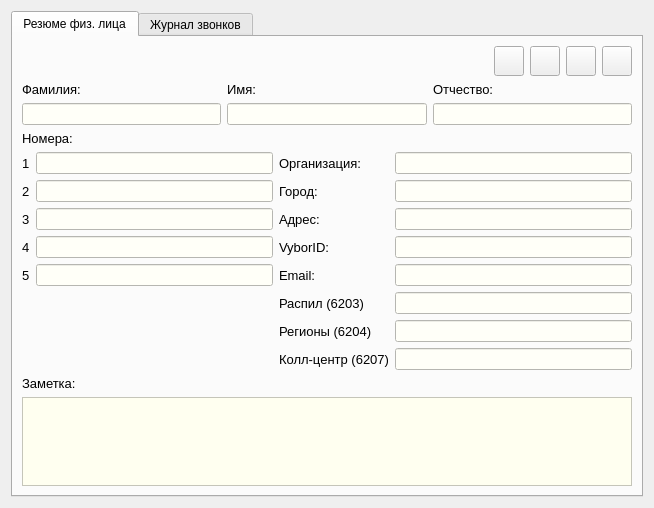
<?xml version="1.0" encoding="UTF-8"?>
<ui version="4.0">
 <class>ViewContactDialog</class>
 <widget class="QDialog" name="ViewContactDialog">
  <property name="geometry">
   <rect>
    <x>0</x>
    <y>0</y>
    <width>654</width>
    <height>508</height>
   </rect>
  </property>
  <property name="minimumSize">
   <size>
    <width>0</width>
    <height>0</height>
   </size>
  </property>
  <property name="maximumSize">
   <size>
    <width>16777215</width>
    <height>16777215</height>
   </size>
  </property>
  <property name="windowTitle">
   <string>Резюме физ. лица</string>
  </property>
  <property name="windowIcon">
   <iconset resource="images.qrc">
    <normaloff>:/images/outcall-logo.png</normaloff>:/images/outcall-logo.png</iconset>
  </property>
  <property name="styleSheet">
   <string notr="true"/>
  </property>
  <layout class="QGridLayout" name="gridLayout_8">
   <item row="0" column="0">
    <widget class="QTabWidget" name="tabWidget_2">
     <property name="currentIndex">
      <number>0</number>
     </property>
     <widget class="QWidget" name="tab">
      <attribute name="title">
       <string>Резюме физ. лица</string>
      </attribute>
      <layout class="QGridLayout" name="gridLayout_11">
       <item row="0" column="0">
        <layout class="QGridLayout" name="gridLayout_5">
         <item row="0" column="0">
          <layout class="QGridLayout" name="gridLayout">
           <item row="0" column="0">
            <spacer name="horizontalSpacer_2">
             <property name="orientation">
              <enum>Qt::Horizontal</enum>
             </property>
             <property name="sizeHint" stdset="0">
              <size>
               <width>40</width>
               <height>20</height>
              </size>
             </property>
            </spacer>
           </item>
           <item row="0" column="2">
            <widget class="QPushButton" name="openAccessButton">
             <property name="minimumSize">
              <size>
               <width>30</width>
               <height>30</height>
              </size>
             </property>
             <property name="maximumSize">
              <size>
               <width>30</width>
               <height>30</height>
              </size>
             </property>
             <property name="toolTip">
              <string>Заказы</string>
             </property>
             <property name="text">
              <string/>
             </property>
             <property name="icon">
              <iconset resource="images.qrc">
               <normaloff>:/images/orders.png</normaloff>:/images/orders.png</iconset>
             </property>
             <property name="iconSize">
              <size>
               <width>27</width>
               <height>27</height>
              </size>
             </property>
             <property name="autoDefault">
              <bool>false</bool>
             </property>
             <property name="default">
              <bool>false</bool>
             </property>
            </widget>
           </item>
           <item row="0" column="5">
            <widget class="QPushButton" name="editButton">
             <property name="minimumSize">
              <size>
               <width>30</width>
               <height>30</height>
              </size>
             </property>
             <property name="maximumSize">
              <size>
               <width>30</width>
               <height>30</height>
              </size>
             </property>
             <property name="focusPolicy">
              <enum>Qt::StrongFocus</enum>
             </property>
             <property name="toolTip">
              <string>Редактировать контакт</string>
             </property>
             <property name="text">
              <string/>
             </property>
             <property name="icon">
              <iconset resource="images.qrc">
               <normaloff>:/images/edit.png</normaloff>:/images/edit.png</iconset>
             </property>
             <property name="iconSize">
              <size>
               <width>27</width>
               <height>27</height>
              </size>
             </property>
             <property name="autoDefault">
              <bool>false</bool>
             </property>
             <property name="default">
              <bool>false</bool>
             </property>
            </widget>
           </item>
           <item row="0" column="3">
            <widget class="QPushButton" name="addReminderButton">
             <property name="minimumSize">
              <size>
               <width>30</width>
               <height>30</height>
              </size>
             </property>
             <property name="maximumSize">
              <size>
               <width>30</width>
               <height>30</height>
              </size>
             </property>
             <property name="focusPolicy">
              <enum>Qt::StrongFocus</enum>
             </property>
             <property name="toolTip">
              <string>Добавить напоминание</string>
             </property>
             <property name="text">
              <string/>
             </property>
             <property name="icon">
              <iconset resource="images.qrc">
               <normaloff>:/images/reminders.png</normaloff>:/images/reminders.png</iconset>
             </property>
             <property name="iconSize">
              <size>
               <width>27</width>
               <height>27</height>
              </size>
             </property>
             <property name="autoDefault">
              <bool>false</bool>
             </property>
            </widget>
           </item>
           <item row="0" column="1">
            <widget class="QPushButton" name="callButton">
             <property name="minimumSize">
              <size>
               <width>30</width>
               <height>30</height>
              </size>
             </property>
             <property name="maximumSize">
              <size>
               <width>30</width>
               <height>30</height>
              </size>
             </property>
             <property name="focusPolicy">
              <enum>Qt::StrongFocus</enum>
             </property>
             <property name="toolTip">
              <string>Позвонить</string>
             </property>
             <property name="text">
              <string/>
             </property>
             <property name="icon">
              <iconset resource="images.qrc">
               <normaloff>:/images/makeCall.png</normaloff>:/images/makeCall.png</iconset>
             </property>
             <property name="iconSize">
              <size>
               <width>27</width>
               <height>27</height>
              </size>
             </property>
             <property name="autoDefault">
              <bool>false</bool>
             </property>
            </widget>
           </item>
          </layout>
         </item>
         <item row="1" column="0">
          <layout class="QGridLayout" name="gridLayout_3">
           <item row="0" column="0">
            <widget class="QLabel" name="label_2">
             <property name="font">
              <font>
               <pointsize>10</pointsize>
              </font>
             </property>
             <property name="text">
              <string>Фамилия:</string>
             </property>
             <property name="alignment">
              <set>Qt::AlignBottom|Qt::AlignLeading|Qt::AlignLeft</set>
             </property>
            </widget>
           </item>
           <item row="0" column="1">
            <widget class="QLabel" name="label_3">
             <property name="font">
              <font>
               <pointsize>10</pointsize>
              </font>
             </property>
             <property name="text">
              <string>Имя:</string>
             </property>
             <property name="alignment">
              <set>Qt::AlignBottom|Qt::AlignLeading|Qt::AlignLeft</set>
             </property>
            </widget>
           </item>
           <item row="0" column="2">
            <widget class="QLabel" name="label_4">
             <property name="font">
              <font>
               <pointsize>10</pointsize>
              </font>
             </property>
             <property name="text">
              <string>Отчество:</string>
             </property>
            </widget>
           </item>
           <item row="1" column="0">
            <widget class="QLineEdit" name="lastName">
             <property name="enabled">
              <bool>true</bool>
             </property>
             <property name="minimumSize">
              <size>
               <width>160</width>
               <height>0</height>
              </size>
             </property>
             <property name="styleSheet">
              <string notr="true">*{
background-color: #fffff8;
}</string>
             </property>
             <property name="inputMethodHints">
              <set>Qt::ImhNone</set>
             </property>
             <property name="readOnly">
              <bool>true</bool>
             </property>
            </widget>
           </item>
           <item row="1" column="1">
            <widget class="QLineEdit" name="firstName">
             <property name="minimumSize">
              <size>
               <width>160</width>
               <height>0</height>
              </size>
             </property>
             <property name="styleSheet">
              <string notr="true">*{
background-color: #fffff8;
}</string>
             </property>
             <property name="readOnly">
              <bool>true</bool>
             </property>
            </widget>
           </item>
           <item row="1" column="2">
            <widget class="QLineEdit" name="patronymic">
             <property name="minimumSize">
              <size>
               <width>160</width>
               <height>0</height>
              </size>
             </property>
             <property name="styleSheet">
              <string notr="true">*{
background-color: #fffff8;
}</string>
             </property>
             <property name="readOnly">
              <bool>true</bool>
             </property>
            </widget>
           </item>
          </layout>
         </item>
        </layout>
       </item>
       <item row="1" column="0">
        <layout class="QGridLayout" name="gridLayout_6">
         <item row="8" column="4">
          <widget class="QLineEdit" name="group_6207">
           <property name="styleSheet">
            <string notr="true">*{
background-color: #fffff8;
}</string>
           </property>
           <property name="readOnly">
            <bool>true</bool>
           </property>
          </widget>
         </item>
         <item row="7" column="4">
          <widget class="QLineEdit" name="group_6204">
           <property name="styleSheet">
            <string notr="true">*{
background-color: #fffff8;
}</string>
           </property>
           <property name="readOnly">
            <bool>true</bool>
           </property>
          </widget>
         </item>
         <item row="6" column="3">
          <widget class="QLabel" name="label_16">
           <property name="font">
            <font>
             <pointsize>10</pointsize>
            </font>
           </property>
           <property name="text">
            <string>Распил (6203)</string>
           </property>
          </widget>
         </item>
         <item row="7" column="3">
          <widget class="QLabel" name="label_20">
           <property name="font">
            <font>
             <pointsize>10</pointsize>
            </font>
           </property>
           <property name="text">
            <string>Регионы (6204)</string>
           </property>
          </widget>
         </item>
         <item row="8" column="3">
          <widget class="QLabel" name="label_21">
           <property name="font">
            <font>
             <pointsize>10</pointsize>
            </font>
           </property>
           <property name="text">
            <string>Колл-центр (6207)</string>
           </property>
          </widget>
         </item>
         <item row="3" column="1">
          <widget class="QLineEdit" name="thirdNumber">
           <property name="styleSheet">
            <string notr="true">*{
background-color: #fffff8;
}</string>
           </property>
           <property name="readOnly">
            <bool>true</bool>
           </property>
          </widget>
         </item>
         <item row="4" column="1">
          <widget class="QLineEdit" name="fourthNumber">
           <property name="styleSheet">
            <string notr="true">*{
background-color: #fffff8;
}</string>
           </property>
           <property name="readOnly">
            <bool>true</bool>
           </property>
          </widget>
         </item>
         <item row="2" column="3">
          <widget class="QLabel" name="label_9">
           <property name="font">
            <font>
             <pointsize>10</pointsize>
            </font>
           </property>
           <property name="text">
            <string>Город:</string>
           </property>
          </widget>
         </item>
         <item row="4" column="0">
          <widget class="QLabel" name="label_18">
           <property name="font">
            <font>
             <pointsize>10</pointsize>
            </font>
           </property>
           <property name="text">
            <string>4</string>
           </property>
          </widget>
         </item>
         <item row="5" column="0">
          <widget class="QLabel" name="label_19">
           <property name="font">
            <font>
             <pointsize>10</pointsize>
            </font>
           </property>
           <property name="text">
            <string>5</string>
           </property>
          </widget>
         </item>
         <item row="3" column="4">
          <widget class="QLineEdit" name="address">
           <property name="styleSheet">
            <string notr="true">*{
background-color: #fffff8;
}</string>
           </property>
           <property name="readOnly">
            <bool>true</bool>
           </property>
          </widget>
         </item>
         <item row="2" column="4">
          <widget class="QLineEdit" name="city">
           <property name="styleSheet">
            <string notr="true">*{
background-color: #fffff8;
}</string>
           </property>
           <property name="readOnly">
            <bool>true</bool>
           </property>
          </widget>
         </item>
         <item row="1" column="0">
          <widget class="QLabel" name="label_6">
           <property name="font">
            <font>
             <pointsize>10</pointsize>
            </font>
           </property>
           <property name="text">
            <string>1</string>
           </property>
          </widget>
         </item>
         <item row="4" column="4">
          <widget class="QLineEdit" name="vyborId">
           <property name="styleSheet">
            <string notr="true">*{
background-color: #fffff8;
}</string>
           </property>
           <property name="readOnly">
            <bool>true</bool>
           </property>
          </widget>
         </item>
         <item row="5" column="4">
          <widget class="QLineEdit" name="email">
           <property name="styleSheet">
            <string notr="true">*{
background-color: #fffff8;
}</string>
           </property>
           <property name="readOnly">
            <bool>true</bool>
           </property>
          </widget>
         </item>
         <item row="5" column="1">
          <widget class="QLineEdit" name="fifthNumber">
           <property name="styleSheet">
            <string notr="true">*{
background-color: #fffff8;
}</string>
           </property>
           <property name="readOnly">
            <bool>true</bool>
           </property>
          </widget>
         </item>
         <item row="5" column="3">
          <widget class="QLabel" name="label_12">
           <property name="font">
            <font>
             <pointsize>10</pointsize>
            </font>
           </property>
           <property name="text">
            <string>Email:</string>
           </property>
          </widget>
         </item>
         <item row="1" column="4">
          <widget class="QLineEdit" name="organization">
           <property name="styleSheet">
            <string notr="true">*{
background-color: #fffff8;
}</string>
           </property>
           <property name="readOnly">
            <bool>true</bool>
           </property>
          </widget>
         </item>
         <item row="2" column="0">
          <widget class="QLabel" name="label_7">
           <property name="font">
            <font>
             <pointsize>10</pointsize>
            </font>
           </property>
           <property name="text">
            <string>2</string>
           </property>
          </widget>
         </item>
         <item row="0" column="0" colspan="2">
          <widget class="QLabel" name="label_5">
           <property name="font">
            <font>
             <pointsize>10</pointsize>
            </font>
           </property>
           <property name="text">
            <string>Номера:</string>
           </property>
          </widget>
         </item>
         <item row="3" column="3">
          <widget class="QLabel" name="label_10">
           <property name="font">
            <font>
             <pointsize>10</pointsize>
            </font>
           </property>
           <property name="text">
            <string>Адрес:</string>
           </property>
          </widget>
         </item>
         <item row="2" column="1">
          <widget class="QLineEdit" name="secondNumber">
           <property name="styleSheet">
            <string notr="true">*{
background-color: #fffff8;
}</string>
           </property>
           <property name="readOnly">
            <bool>true</bool>
           </property>
          </widget>
         </item>
         <item row="1" column="3">
          <widget class="QLabel" name="label">
           <property name="font">
            <font>
             <pointsize>10</pointsize>
            </font>
           </property>
           <property name="text">
            <string>Организация:</string>
           </property>
          </widget>
         </item>
         <item row="4" column="3">
          <widget class="QLabel" name="label_11">
           <property name="font">
            <font>
             <pointsize>10</pointsize>
            </font>
           </property>
           <property name="text">
            <string>VyborID:</string>
           </property>
          </widget>
         </item>
         <item row="1" column="1">
          <widget class="QLineEdit" name="firstNumber">
           <property name="styleSheet">
            <string notr="true">*{
background-color: #fffff8;
}</string>
           </property>
           <property name="readOnly">
            <bool>true</bool>
           </property>
          </widget>
         </item>
         <item row="3" column="0">
          <widget class="QLabel" name="label_8">
           <property name="font">
            <font>
             <pointsize>10</pointsize>
            </font>
           </property>
           <property name="text">
            <string>3</string>
           </property>
          </widget>
         </item>
         <item row="6" column="4">
          <widget class="QLineEdit" name="group_6203">
           <property name="styleSheet">
            <string notr="true">*{
background-color: #fffff8;
}</string>
           </property>
           <property name="readOnly">
            <bool>true</bool>
           </property>
          </widget>
         </item>
        </layout>
       </item>
       <item row="2" column="0">
        <layout class="QGridLayout" name="gridLayout_7">
         <item row="0" column="0">
          <widget class="QLabel" name="label_17">
           <property name="font">
            <font>
             <pointsize>10</pointsize>
            </font>
           </property>
           <property name="text">
            <string>Заметка:</string>
           </property>
          </widget>
         </item>
         <item row="1" column="0" colspan="3">
          <widget class="QTextEdit" name="comment">
           <property name="focusPolicy">
            <enum>Qt::StrongFocus</enum>
           </property>
           <property name="styleSheet">
            <string notr="true">*{
background-color: #fffff0;
}</string>
           </property>
           <property name="locale">
            <locale language="Russian" country="Russia"/>
           </property>
           <property name="frameShadow">
            <enum>QFrame::Plain</enum>
           </property>
           <property name="tabChangesFocus">
            <bool>true</bool>
           </property>
           <property name="undoRedoEnabled">
            <bool>true</bool>
           </property>
           <property name="readOnly">
            <bool>true</bool>
           </property>
          </widget>
         </item>
        </layout>
       </item>
      </layout>
     </widget>
     <widget class="QWidget" name="tab_2">
      <attribute name="title">
       <string>Журнал звонков</string>
      </attribute>
      <layout class="QGridLayout" name="gridLayout_10">
       <item row="0" column="0">
        <layout class="QGridLayout" name="gridLayout_4">
         <item row="0" column="1">
          <widget class="QLabel" name="label_13">
           <property name="text">
            <string>Показать звонки за последние:</string>
           </property>
          </widget>
         </item>
         <item row="0" column="2">
          <widget class="QComboBox" name="comboBox_days">
           <item>
            <property name="text">
             <string>7</string>
            </property>
           </item>
           <item>
            <property name="text">
             <string>14</string>
            </property>
           </item>
           <item>
            <property name="text">
             <string>30</string>
            </property>
           </item>
          </widget>
         </item>
         <item row="0" column="0">
          <spacer name="horizontalSpacer">
           <property name="orientation">
            <enum>Qt::Horizontal</enum>
           </property>
           <property name="sizeHint" stdset="0">
            <size>
             <width>40</width>
             <height>20</height>
            </size>
           </property>
          </spacer>
         </item>
         <item row="0" column="3">
          <widget class="QLabel" name="label_14">
           <property name="text">
            <string> дней</string>
           </property>
          </widget>
         </item>
        </layout>
       </item>
       <item row="1" column="0">
        <widget class="QTabWidget" name="callsTabWidget">
         <property name="maximumSize">
          <size>
           <width>16777215</width>
           <height>21</height>
          </size>
         </property>
         <property name="currentIndex">
          <number>0</number>
         </property>
         <widget class="QWidget" name="allCalls">
          <attribute name="title">
           <string>Все звонки</string>
          </attribute>
         </widget>
         <widget class="QWidget" name="missedCalls">
          <attribute name="title">
           <string>Пропущенные</string>
          </attribute>
         </widget>
         <widget class="QWidget" name="answeredCalls">
          <attribute name="title">
           <string>Входящие</string>
          </attribute>
         </widget>
         <widget class="QWidget" name="placedCalls">
          <attribute name="title">
           <string>Исходящие</string>
          </attribute>
         </widget>
        </widget>
       </item>
       <item row="2" column="0">
        <widget class="QTableView" name="tableView">
         <property name="focusPolicy">
          <enum>Qt::NoFocus</enum>
         </property>
         <property name="styleSheet">
          <string notr="true">QTableView { selection-color: black; selection-background-color: #18B7FF; }</string>
         </property>
         <property name="selectionMode">
          <enum>QAbstractItemView::ExtendedSelection</enum>
         </property>
         <property name="selectionBehavior">
          <enum>QAbstractItemView::SelectRows</enum>
         </property>
        </widget>
       </item>
       <item row="3" column="0">
        <layout class="QGridLayout" name="gridLayout_9">
         <item row="0" column="0">
          <layout class="QHBoxLayout" name="horizontalLayout">
           <item>
            <widget class="QPushButton" name="previousStartButton">
             <property name="minimumSize">
              <size>
               <width>0</width>
               <height>27</height>
              </size>
             </property>
             <property name="maximumSize">
              <size>
               <width>40</width>
               <height>16777215</height>
              </size>
             </property>
             <property name="font">
              <font>
               <pointsize>11</pointsize>
              </font>
             </property>
             <property name="focusPolicy">
              <enum>Qt::StrongFocus</enum>
             </property>
             <property name="text">
              <string>◄◄</string>
             </property>
             <property name="autoDefault">
              <bool>false</bool>
             </property>
            </widget>
           </item>
           <item>
            <widget class="QPushButton" name="previousButton">
             <property name="minimumSize">
              <size>
               <width>0</width>
               <height>27</height>
              </size>
             </property>
             <property name="maximumSize">
              <size>
               <width>25</width>
               <height>16777215</height>
              </size>
             </property>
             <property name="font">
              <font>
               <pointsize>11</pointsize>
              </font>
             </property>
             <property name="focusPolicy">
              <enum>Qt::StrongFocus</enum>
             </property>
             <property name="text">
              <string>◄</string>
             </property>
             <property name="autoDefault">
              <bool>false</bool>
             </property>
            </widget>
           </item>
           <item>
            <widget class="QLineEdit" name="lineEdit_page">
             <property name="enabled">
              <bool>true</bool>
             </property>
             <property name="minimumSize">
              <size>
               <width>0</width>
               <height>27</height>
              </size>
             </property>
             <property name="maximumSize">
              <size>
               <width>40</width>
               <height>16777215</height>
              </size>
             </property>
             <property name="font">
              <font>
               <pointsize>10</pointsize>
              </font>
             </property>
             <property name="focusPolicy">
              <enum>Qt::StrongFocus</enum>
             </property>
             <property name="alignment">
              <set>Qt::AlignCenter</set>
             </property>
            </widget>
           </item>
           <item>
            <widget class="QLabel" name="label_pages">
             <property name="text">
              <string/>
             </property>
            </widget>
           </item>
           <item>
            <widget class="QPushButton" name="nextButton">
             <property name="minimumSize">
              <size>
               <width>0</width>
               <height>27</height>
              </size>
             </property>
             <property name="maximumSize">
              <size>
               <width>25</width>
               <height>16777215</height>
              </size>
             </property>
             <property name="font">
              <font>
               <pointsize>11</pointsize>
              </font>
             </property>
             <property name="focusPolicy">
              <enum>Qt::StrongFocus</enum>
             </property>
             <property name="text">
              <string>►</string>
             </property>
             <property name="autoDefault">
              <bool>false</bool>
             </property>
            </widget>
           </item>
           <item>
            <widget class="QPushButton" name="nextEndButton">
             <property name="minimumSize">
              <size>
               <width>0</width>
               <height>27</height>
              </size>
             </property>
             <property name="maximumSize">
              <size>
               <width>40</width>
               <height>16777215</height>
              </size>
             </property>
             <property name="font">
              <font>
               <pointsize>11</pointsize>
              </font>
             </property>
             <property name="focusPolicy">
              <enum>Qt::StrongFocus</enum>
             </property>
             <property name="text">
              <string>►►</string>
             </property>
             <property name="autoDefault">
              <bool>false</bool>
             </property>
            </widget>
           </item>
           <item>
            <widget class="QComboBox" name="comboBox_list">
             <item>
              <property name="text">
               <string>10</string>
              </property>
             </item>
            </widget>
           </item>
           <item>
            <spacer name="horizontalSpacer_4">
             <property name="orientation">
              <enum>Qt::Horizontal</enum>
             </property>
             <property name="sizeHint" stdset="0">
              <size>
               <width>40</width>
               <height>20</height>
              </size>
             </property>
            </spacer>
           </item>
          </layout>
         </item>
         <item row="0" column="2">
          <layout class="QGridLayout" name="gridLayout_2">
           <item row="0" column="0">
            <widget class="QPushButton" name="playAudio">
             <property name="minimumSize">
              <size>
               <width>27</width>
               <height>27</height>
              </size>
             </property>
             <property name="maximumSize">
              <size>
               <width>27</width>
               <height>27</height>
              </size>
             </property>
             <property name="font">
              <font>
               <pointsize>9</pointsize>
              </font>
             </property>
             <property name="contextMenuPolicy">
              <enum>Qt::DefaultContextMenu</enum>
             </property>
             <property name="toolTip">
              <string>Прослушать запись звонка</string>
             </property>
             <property name="text">
              <string/>
             </property>
             <property name="icon">
              <iconset resource="images.qrc">
               <normaloff>:/images/listeningToCallRecording.png</normaloff>:/images/listeningToCallRecording.png</iconset>
             </property>
             <property name="iconSize">
              <size>
               <width>21</width>
               <height>21</height>
              </size>
             </property>
             <property name="autoDefault">
              <bool>false</bool>
             </property>
            </widget>
           </item>
           <item row="0" column="1">
            <widget class="QPushButton" name="playAudioPhone">
             <property name="minimumSize">
              <size>
               <width>27</width>
               <height>27</height>
              </size>
             </property>
             <property name="maximumSize">
              <size>
               <width>27</width>
               <height>27</height>
              </size>
             </property>
             <property name="toolTip">
              <string>Прослушать запись звонка на телефоне</string>
             </property>
             <property name="text">
              <string/>
             </property>
             <property name="icon">
              <iconset resource="images.qrc">
               <normaloff>:/images/listeningToCallOnPhone.png</normaloff>:/images/listeningToCallOnPhone.png</iconset>
             </property>
             <property name="iconSize">
              <size>
               <width>23</width>
               <height>23</height>
              </size>
             </property>
             <property name="autoDefault">
              <bool>false</bool>
             </property>
            </widget>
           </item>
          </layout>
         </item>
         <item row="0" column="1">
          <spacer name="horizontalSpacer_3">
           <property name="orientation">
            <enum>Qt::Horizontal</enum>
           </property>
           <property name="sizeHint" stdset="0">
            <size>
             <width>40</width>
             <height>20</height>
            </size>
           </property>
          </spacer>
         </item>
        </layout>
       </item>
      </layout>
     </widget>
    </widget>
   </item>
  </layout>
 </widget>
 <tabstops>
  <tabstop>tabWidget_2</tabstop>
  <tabstop>callButton</tabstop>
  <tabstop>openAccessButton</tabstop>
  <tabstop>addReminderButton</tabstop>
  <tabstop>editButton</tabstop>
  <tabstop>lastName</tabstop>
  <tabstop>firstName</tabstop>
  <tabstop>patronymic</tabstop>
  <tabstop>firstNumber</tabstop>
  <tabstop>secondNumber</tabstop>
  <tabstop>thirdNumber</tabstop>
  <tabstop>fourthNumber</tabstop>
  <tabstop>fifthNumber</tabstop>
  <tabstop>organization</tabstop>
  <tabstop>city</tabstop>
  <tabstop>address</tabstop>
  <tabstop>vyborId</tabstop>
  <tabstop>email</tabstop>
  <tabstop>comment</tabstop>
  <tabstop>comboBox_days</tabstop>
  <tabstop>callsTabWidget</tabstop>
  <tabstop>previousStartButton</tabstop>
  <tabstop>previousButton</tabstop>
  <tabstop>lineEdit_page</tabstop>
  <tabstop>nextButton</tabstop>
  <tabstop>nextEndButton</tabstop>
  <tabstop>comboBox_list</tabstop>
  <tabstop>playAudio</tabstop>
  <tabstop>playAudioPhone</tabstop>
 </tabstops>
 <resources>
  <include location="images.qrc"/>
 </resources>
 <connections/>
</ui>
